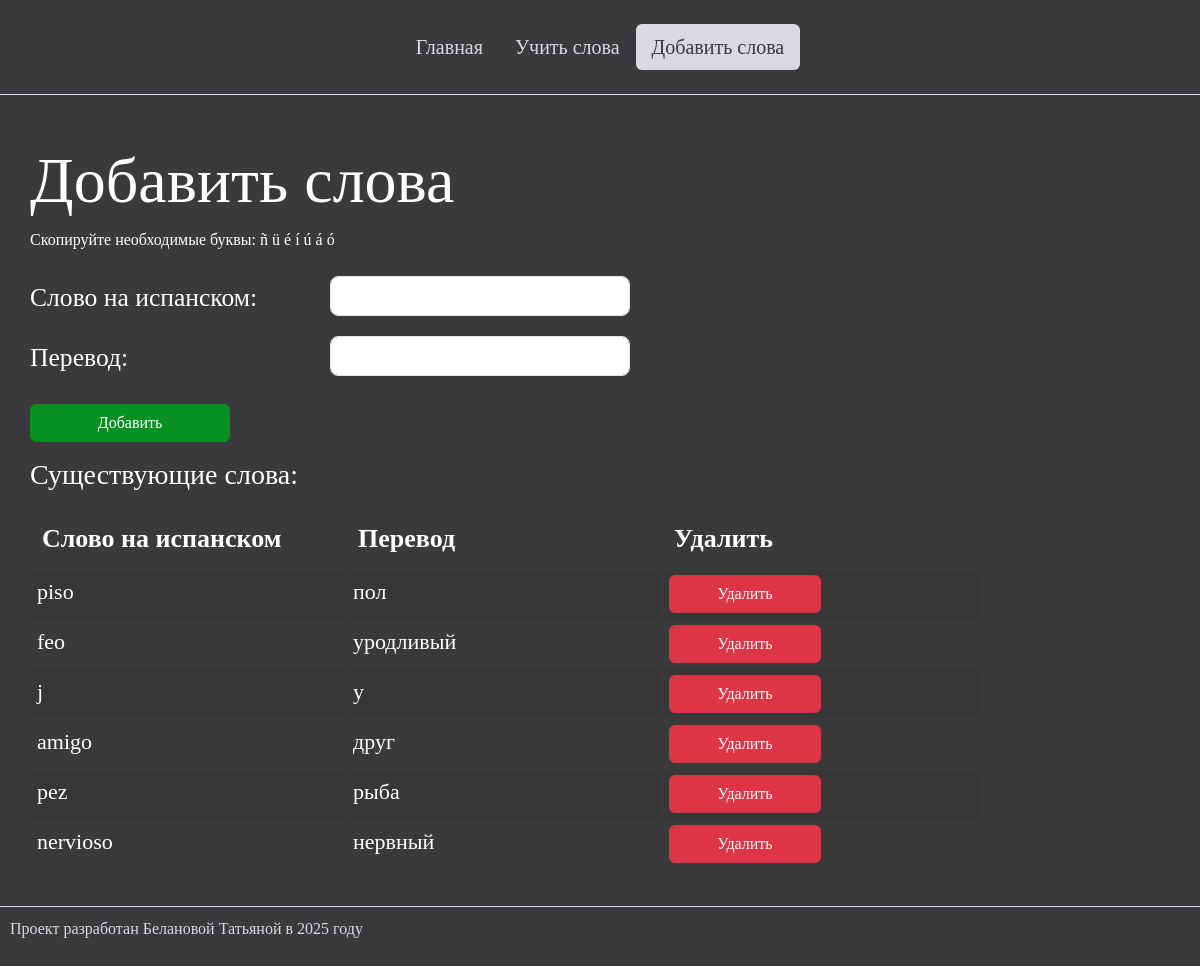
The app's page /add_words/, older data.
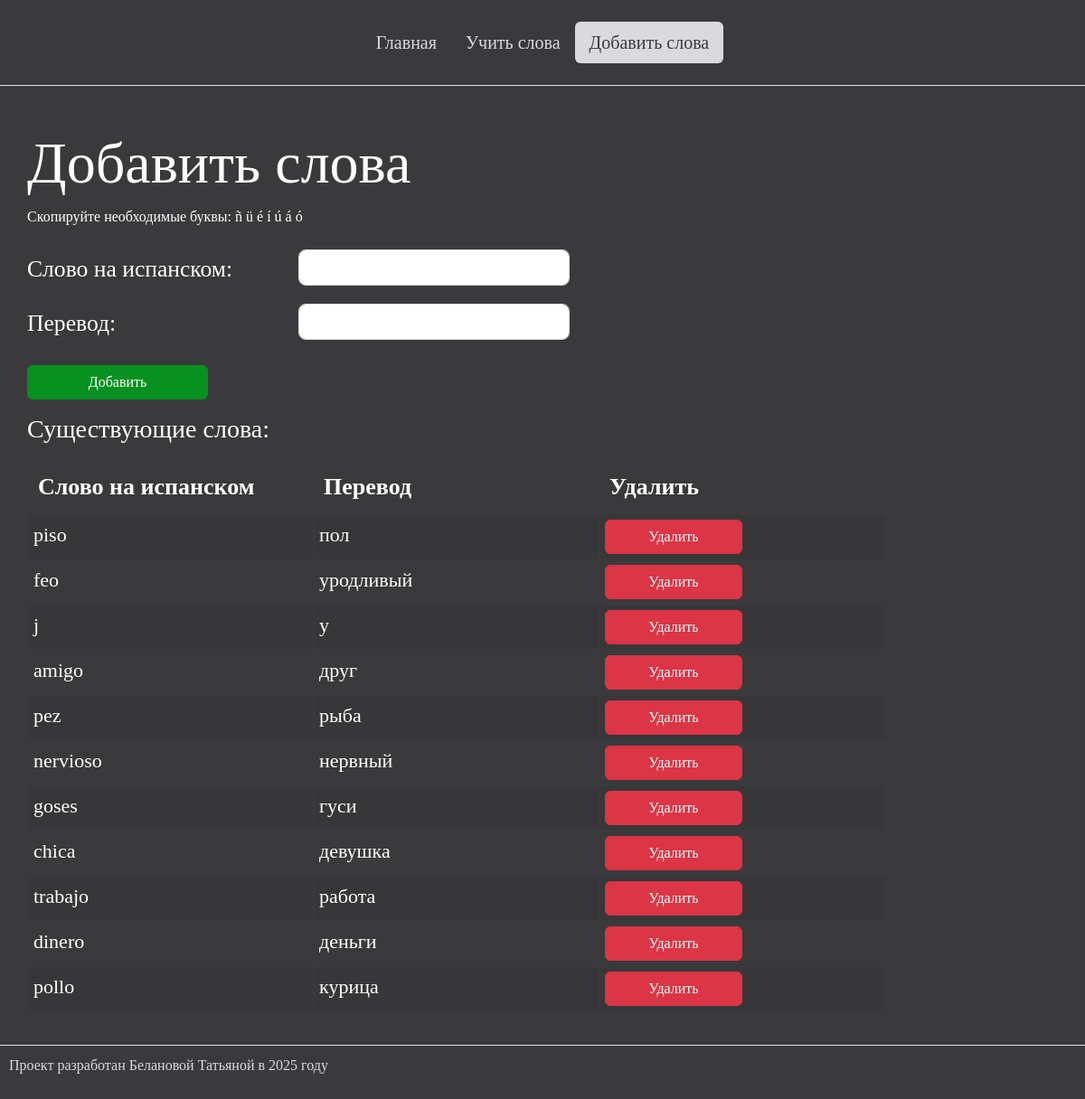
The same page, newer data.
### my_site/models.py (models this page shows, shortened)
class WordCard(models.Model):
    spanish_word = models.CharField(max_length=100)
    russian_translation = models.CharField(max_length=100)

### my_site/views.py (the view, shortened to what this page needs)
# urls.py: path('add_words/', views.add_words, name='add_words'),
def add_words(request):
    form = WordForm()
    word_cards = WordCard.objects.all()
    return render(request, 'add_words.html', {'form': form, 'word_cards': word_cards})

### my_site/forms.py
class WordForm(forms.ModelForm):
    class Meta:
        model = WordCard
        fields = ('spanish_word', 'russian_translation')
        widgets = {
            'spanish_word': forms.TextInput(attrs={'class': 'form-control rounded-3 add-word-input'}),
            'russian_translation': forms.TextInput(attrs={'class': 'form-control rounded-3 add-word-input'})
        }

### templates/add_words.html (shortened to what this page needs)
{% extends 'base_page.html' %}
{% block content %}
    <h2>Добавить слова</h2>
    <p>Скопируйте необходимые буквы: ñ ü é í ú á ó</p>
    <form method="post" id="add-form" novalidate>
        <div class="d-flex flex-column py-2">
            <div class="d-flex justify-content-start align-items-center">
                <p style="font-size: 1.6em; width: 300px;" class="lead">Слово на испанском:</p>
                <div class="ms-10">
                    <input type="text" id="spanish_word" name="spanish_word" class="form-control rounded-3" style="width: 300px !important;" autocomplete="off">
                </div>
            </div>
            <div class="d-flex justify-content-start align-items-center">
                <p style="font-size: 1.6em; width: 300px;" class="lead">Перевод:</p>
                <div class="ms-10">
                    <input type="text" id="russian_translation" name="russian_translation" class="form-control rounded-3" style="width: 300px !important;" autocomplete="off">
                </div>
            </div>
        </div>
        <button type="submit" name="add_word" class="btn btn-primary mb-3" style="width: 200px">Добавить</button>
    </form>
    <h3>Существующие слова:</h3>
    <div class="d-flex gap-5 justify-content-start py-2">
        <div class="form-floating mb-1">
            <table class="table table-striped">
                <colgroup>
                    <col style='width: 33%;'>
                    <col style='width: 33%;'>
                    <col style='width: 33%;'>
                </colgroup>
                <thead>
                    <tr>
                        <th>Слово на испанском</th>
                        <th>Перевод</th>
                        <th>Удалить</th>
                    </tr>
                </thead>
                <tbody>
                    {% for card in word_cards %}
                        <tr>
                            <td>{{ card.spanish_word }}</td>
                            <td>{{ card.russian_translation }}</td>
                            <td>
                                <form method="post" action="{% url 'add_words' %}">
                                    <button type="submit" class="btn btn-danger w-50">Удалить</button>
                                </form>
                            </td>
                        </tr>
                    {% endfor %}
                </tbody>
            </table>
        </div>
    </div>
{% endblock %}

Row changes from the older to the newer data that the page shows:
added WordCard: spanish_word "goses", russian_translation "гуси"
added WordCard: spanish_word "chica", russian_translation "девушка"
added WordCard: spanish_word "trabajo", russian_translation "работа"
added WordCard: spanish_word "dinero", russian_translation "деньги"
added WordCard: spanish_word "pollo", russian_translation "курица"
